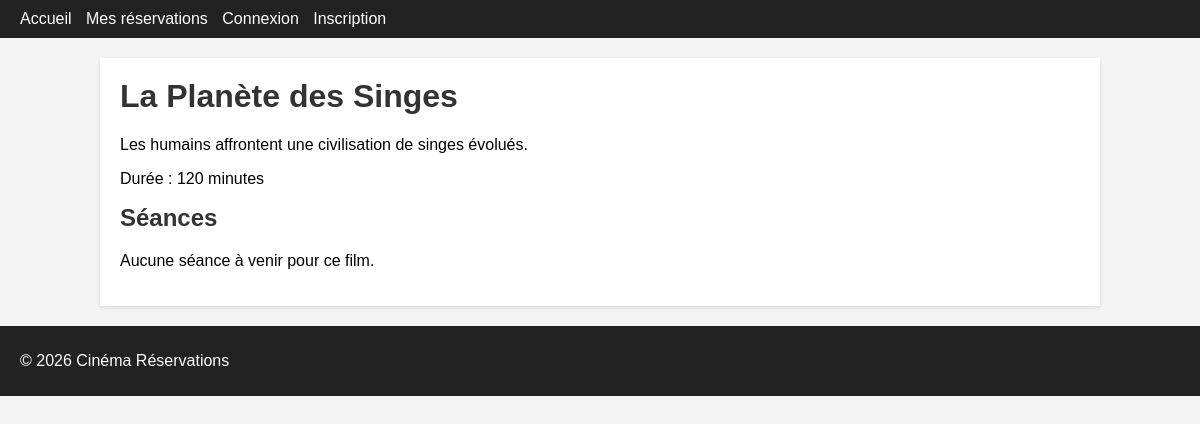
Screenshot of /?controller=film&action=show&id=1 with the database file from the repository.
### tables this page shows
CREATE TABLE IF NOT EXISTS films (
    id INT AUTO_INCREMENT PRIMARY KEY,
    title VARCHAR(255) NOT NULL,
    description TEXT NULL,
    duration INT NOT NULL,
    created_at DATETIME NOT NULL DEFAULT CURRENT_TIMESTAMP
);

### app/core/Controller.php (called while the page is built, shortened)
<?php
abstract class Controller
{
    protected function render(string $view, array $params = []): void
    {
        extract($params);
        $viewFile = __DIR__ . '/../views/' . $view . '.php';
        require __DIR__ . '/../views/layouts/header.php';
        require $viewFile;
        require __DIR__ . '/../views/layouts/footer.php';
    }
}

### app/controllers/FilmController.php (called while the page is built, shortened)
<?php
require_once __DIR__ . '/../core/Controller.php';
require_once __DIR__ . '/../core/Security.php';
require_once __DIR__ . '/../models/Film.php';
class FilmController extends Controller
{
    public function show(): void
    {
        $id = isset($_GET['id']) ? (int)$_GET['id'] : 0;
        $film = Film::find($id);
        $seances = Seance::forFilm($id);
        $this->render('films/show', [
            'film'    => $film,
            'seances' => $seances,
        ]);
    }
}

### app/core/Router.php (called while the page is built, shortened)
<?php
require_once __DIR__ . '/../config/database.php';
require_once __DIR__ . '/Controller.php';
require_once __DIR__ . '/Model.php';
require_once __DIR__ . '/Security.php';
class Router
{
    public static function dispatch(): void
    {
        $action = $_GET['action'] ?? 'index';
        $controller = new $controllerClass();
        $controller->$action();
    }
}

### public/index.php (called while the page is built, shortened)
    <?php
require_once __DIR__ . '/../app/core/Router.php';
Router::dispatch();

### app/config/database.php (called while the page is built, shortened)
<?php
class Database
{
    private static ?PDO $instance = null;
    public static function getConnection(): PDO
    {
        if (self::$instance === null) {
            $dsn = 'mysql:host=' . DB_HOST . ';dbname=' . DB_NAME . ';charset=' . DB_CHARSET;
            $options = [
                PDO::ATTR_ERRMODE            => PDO::ERRMODE_EXCEPTION,
                PDO::ATTR_DEFAULT_FETCH_MODE => PDO::FETCH_ASSOC,
                PDO::ATTR_EMULATE_PREPARES   => false,
            ];
            self::$instance = new PDO($dsn, DB_USER, DB_PASS, $options);
        }
        return self::$instance;
    }
}

### app/models/Film.php (called while the page is built, shortened)
<?php
require_once __DIR__ . '/../core/Model.php';
class Film extends Model
{
    public static function find(int $id): ?array
    {
        $model = new self();
        $stmt = $model->db->prepare('SELECT * FROM films WHERE id = :id LIMIT 1');
        $stmt->execute(['id' => $id]);
        $film = $stmt->fetch();
        return $film ?: null;
    }
}

### app/core/Model.php (called while the page is built, shortened)
<?php
abstract class Model
{
    public function __construct()
    {
        $this->db = Database::getConnection();
    }
}

### app/core/Security.php (called while the page is built, shortened)
<?php
class Security
{
    public static function e(?string $value): string
    {
        return htmlspecialchars($value ?? '', ENT_QUOTES | ENT_SUBSTITUTE, 'UTF-8');
    }
}

### app/views/films/show.php (the view, shortened to what this page needs)
<h1><?php echo \Security::e($film['title']); ?></h1>
<p><?php echo nl2br(\Security::e($film['description'] ?? '')); ?></p>
<p>Durée : <?php echo (int)$film['duration']; ?> minutes</p>
<h2>Séances</h2>
<?php if (empty($seances)): ?>
    <p>Aucune séance à venir pour ce film.</p>
<?php endif; ?>

### public/assets/css/style.css (style rules this page uses)
body { font-family: Arial, sans-serif; margin: 0; padding: 0; background-color: #f4f4f4; }
h1, h2 { margin-top: 0; color: #333; }

### rows the page displays
films: title "La Planète des Singes", description "Les humains affrontent une civilisation de singes évolués.", duration "120"
